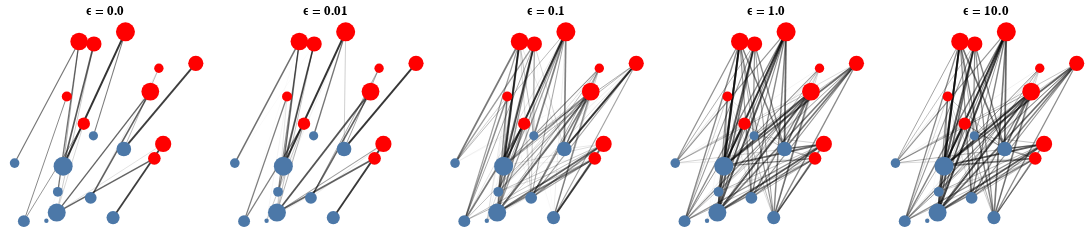

Notebook code for this chart:
### Markdown cell above
### 4. Visual Comparison of Transport Plans for Varying $\epsilon$

### Code cell
local v
for (ϵ,γ) in zip(ϵs,γs)
   if ϵ == 0
        v = PlotOT(μ,ν,γ,title=string("ϵ = ",ϵ))
    else
        v = hcat(v,PlotOT(μ,ν,γ,title=string("ϵ = ",ϵ)))
    end
end
v

### Figure 1 — Vega-Lite specification as saved in the notebook (floating-point values rounded to 4 significant figures; data arrays with more than 128 entries replaced by an {"elided": "..."} marker saying what was removed)
{"hconcat": [{"hconcat": [{"hconcat": [{"hconcat": [{"layer": [{"data": {"values": {"elided": "200 records"}}, "encoding": {"detail": {"field": "pe", "type": "ordinal"}, "opacity": {"field": "ew", "legend": null, "type": "quantitative"}, "size": {"field": "ew", "legend": null, "scale": {"range": [0, 2]}, "type": "ordinal"}, "x": {"axis": null, "field": "edges_x", "type": "quantitative"}, "y": {"axis": null, "field": "edges_y", "type": "quantitative"}}, "height": 200, "mark": {"clip": false, "color": "black", "type": "line"}, "width": 200}, {"data": {"values": [{"size": 0.1646, "x": 0.9422, "y": 1.387}, {"size": 0.07129, "x": 1.144, "y": 0.5025}, {"size": 0.03846, "x": 1.176, "y": 1.133}, {"size": 0.04453, "x": 0.5322, "y": 0.9356}, {"size": 0.1042, "x": 1.434, "y": 1.167}, {"size": 0.06956, "x": 0.6509, "y": 0.745}, {"size": 0.1407, "x": 0.6184, "y": 1.319}, {"size": 0.1192, "x": 1.206, "y": 0.6035}, {"size": 0.1039, "x": 0.7219, "y": 1.302}, {"size": 0.1436, "x": 1.116, "y": 0.9695}]}, "encoding": {"size": {"field": "size", "legend": null, "title": null, "type": "q"}, "x": {"axis": null, "field": "x", "title": null, "type": "quantitative"}, "y": {"axis": null, "field": "y", "title": null, "type": "quantitative"}}, "height": 200, "mark": {"color": "red", "opacity": 1, "type": "circle"}, "width": 200}, {"data": {"values": [{"size": 0.05757, "x": 0.4693, "y": 0.2684}, {"size": 0.08584, "x": 0.2319, "y": 0.06353}, {"size": 0.2227, "x": 0.5065, "y": 0.4482}, {"size": 0.199, "x": 0.4617, "y": 0.1236}, {"size": 0.009347, "x": 0.3893, "y": 0.06635}, {"size": 0.08458, "x": 0.6993, "y": 0.2266}, {"size": 0.05523, "x": 0.1671, "y": 0.4696}, {"size": 0.05043, "x": 0.7181, "y": 0.6602}, {"size": 0.1313, "x": 0.931, "y": 0.5682}, {"size": 0.104, "x": 0.8557, "y": 0.08836}]}, "encoding": {"size": {"field": "size", "legend": null, "title": null, "type": "q"}, "x": {"axis": null, "field": "x", "title": null, "type": "quantitative"}, "y": {"axis": null, "field": "y", "title": null, "type": "quantitative"}}, "height": 200, "mark": {"opacity": 1, "type": "circle"}, "width": 200}], "title": "ϵ = 0.0", "view": {"stroke": null}}, {"layer": [{"data": {"values": {"elided": "200 records"}}, "encoding": {"detail": {"field": "pe", "type": "ordinal"}, "opacity": {"field": "ew", "legend": null, "type": "quantitative"}, "size": {"field": "ew", "legend": null, "scale": {"range": [0, 2]}, "type": "ordinal"}, "x": {"axis": null, "field": "edges_x", "type": "quantitative"}, "y": {"axis": null, "field": "edges_y", "type": "quantitative"}}, "height": 200, "mark": {"clip": false, "color": "black", "type": "line"}, "width": 200}, {"data": {"values": [{"size": 0.1646, "x": 0.9422, "y": 1.387}, {"size": 0.07129, "x": 1.144, "y": 0.5025}, {"size": 0.03846, "x": 1.176, "y": 1.133}, {"size": 0.04453, "x": 0.5322, "y": 0.9356}, {"size": 0.1042, "x": 1.434, "y": 1.167}, {"size": 0.06956, "x": 0.6509, "y": 0.745}, {"size": 0.1407, "x": 0.6184, "y": 1.319}, {"size": 0.1192, "x": 1.206, "y": 0.6035}, {"size": 0.1039, "x": 0.7219, "y": 1.302}, {"size": 0.1436, "x": 1.116, "y": 0.9695}]}, "encoding": {"size": {"field": "size", "legend": null, "title": null, "type": "q"}, "x": {"axis": null, "field": "x", "title": null, "type": "quantitative"}, "y": {"axis": null, "field": "y", "title": null, "type": "quantitative"}}, "height": 200, "mark": {"color": "red", "opacity": 1, "type": "circle"}, "width": 200}, {"data": {"values": [{"size": 0.05757, "x": 0.4693, "y": 0.2684}, {"size": 0.08584, "x": 0.2319, "y": 0.06353}, {"size": 0.2227, "x": 0.5065, "y": 0.4482}, {"size": 0.199, "x": 0.4617, "y": 0.1236}, {"size": 0.009347, "x": 0.3893, "y": 0.06635}, {"size": 0.08458, "x": 0.6993, "y": 0.2266}, {"size": 0.05523, "x": 0.1671, "y": 0.4696}, {"size": 0.05043, "x": 0.7181, "y": 0.6602}, {"size": 0.1313, "x": 0.931, "y": 0.5682}, {"size": 0.104, "x": 0.8557, "y": 0.08836}]}, "encoding": {"size": {"field": "size", "legend": null, "title": null, "type": "q"}, "x": {"axis": null, "field": "x", "title": null, "type": "quantitative"}, "y": {"axis": null, "field": "y", "title": null, "type": "quantitative"}}, "height": 200, "mark": {"opacity": 1, "type": "circle"}, "width": 200}], "title": "ϵ = 0.01", "view": {"stroke": null}}]}, {"layer": [{"data": {"values": {"elided": "200 records"}}, "encoding": {"detail": {"field": "pe", "type": "ordinal"}, "opacity": {"field": "ew", "legend": null, "type": "quantitative"}, "size": {"field": "ew", "legend": null, "scale": {"range": [0, 2]}, "type": "ordinal"}, "x": {"axis": null, "field": "edges_x", "type": "quantitative"}, "y": {"axis": null, "field": "edges_y", "type": "quantitative"}}, "height": 200, "mark": {"clip": false, "color": "black", "type": "line"}, "width": 200}, {"data": {"values": [{"size": 0.1646, "x": 0.9422, "y": 1.387}, {"size": 0.07129, "x": 1.144, "y": 0.5025}, {"size": 0.03846, "x": 1.176, "y": 1.133}, {"size": 0.04453, "x": 0.5322, "y": 0.9356}, {"size": 0.1042, "x": 1.434, "y": 1.167}, {"size": 0.06956, "x": 0.6509, "y": 0.745}, {"size": 0.1407, "x": 0.6184, "y": 1.319}, {"size": 0.1192, "x": 1.206, "y": 0.6035}, {"size": 0.1039, "x": 0.7219, "y": 1.302}, {"size": 0.1436, "x": 1.116, "y": 0.9695}]}, "encoding": {"size": {"field": "size", "legend": null, "title": null, "type": "q"}, "x": {"axis": null, "field": "x", "title": null, "type": "quantitative"}, "y": {"axis": null, "field": "y", "title": null, "type": "quantitative"}}, "height": 200, "mark": {"color": "red", "opacity": 1, "type": "circle"}, "width": 200}, {"data": {"values": [{"size": 0.05757, "x": 0.4693, "y": 0.2684}, {"size": 0.08584, "x": 0.2319, "y": 0.06353}, {"size": 0.2227, "x": 0.5065, "y": 0.4482}, {"size": 0.199, "x": 0.4617, "y": 0.1236}, {"size": 0.009347, "x": 0.3893, "y": 0.06635}, {"size": 0.08458, "x": 0.6993, "y": 0.2266}, {"size": 0.05523, "x": 0.1671, "y": 0.4696}, {"size": 0.05043, "x": 0.7181, "y": 0.6602}, {"size": 0.1313, "x": 0.931, "y": 0.5682}, {"size": 0.104, "x": 0.8557, "y": 0.08836}]}, "encoding": {"size": {"field": "size", "legend": null, "title": null, "type": "q"}, "x": {"axis": null, "field": "x", "title": null, "type": "quantitative"}, "y": {"axis": null, "field": "y", "title": null, "type": "quantitative"}}, "height": 200, "mark": {"opacity": 1, "type": "circle"}, "width": 200}], "title": "ϵ = 0.1", "view": {"stroke": null}}]}, {"layer": [{"data": {"values": {"elided": "200 records"}}, "encoding": {"detail": {"field": "pe", "type": "ordinal"}, "opacity": {"field": "ew", "legend": null, "type": "quantitative"}, "size": {"field": "ew", "legend": null, "scale": {"range": [0, 2]}, "type": "ordinal"}, "x": {"axis": null, "field": "edges_x", "type": "quantitative"}, "y": {"axis": null, "field": "edges_y", "type": "quantitative"}}, "height": 200, "mark": {"clip": false, "color": "black", "type": "line"}, "width": 200}, {"data": {"values": [{"size": 0.1646, "x": 0.9422, "y": 1.387}, {"size": 0.07129, "x": 1.144, "y": 0.5025}, {"size": 0.03846, "x": 1.176, "y": 1.133}, {"size": 0.04453, "x": 0.5322, "y": 0.9356}, {"size": 0.1042, "x": 1.434, "y": 1.167}, {"size": 0.06956, "x": 0.6509, "y": 0.745}, {"size": 0.1407, "x": 0.6184, "y": 1.319}, {"size": 0.1192, "x": 1.206, "y": 0.6035}, {"size": 0.1039, "x": 0.7219, "y": 1.302}, {"size": 0.1436, "x": 1.116, "y": 0.9695}]}, "encoding": {"size": {"field": "size", "legend": null, "title": null, "type": "q"}, "x": {"axis": null, "field": "x", "title": null, "type": "quantitative"}, "y": {"axis": null, "field": "y", "title": null, "type": "quantitative"}}, "height": 200, "mark": {"color": "red", "opacity": 1, "type": "circle"}, "width": 200}, {"data": {"values": [{"size": 0.05757, "x": 0.4693, "y": 0.2684}, {"size": 0.08584, "x": 0.2319, "y": 0.06353}, {"size": 0.2227, "x": 0.5065, "y": 0.4482}, {"size": 0.199, "x": 0.4617, "y": 0.1236}, {"size": 0.009347, "x": 0.3893, "y": 0.06635}, {"size": 0.08458, "x": 0.6993, "y": 0.2266}, {"size": 0.05523, "x": 0.1671, "y": 0.4696}, {"size": 0.05043, "x": 0.7181, "y": 0.6602}, {"size": 0.1313, "x": 0.931, "y": 0.5682}, {"size": 0.104, "x": 0.8557, "y": 0.08836}]}, "encoding": {"size": {"field": "size", "legend": null, "title": null, "type": "q"}, "x": {"axis": null, "field": "x", "title": null, "type": "quantitative"}, "y": {"axis": null, "field": "y", "title": null, "type": "quantitative"}}, "height": 200, "mark": {"opacity": 1, "type": "circle"}, "width": 200}], "title": "ϵ = 1.0", "view": {"stroke": null}}]}, {"layer": [{"data": {"values": {"elided": "200 records"}}, "encoding": {"detail": {"field": "pe", "type": "ordinal"}, "opacity": {"field": "ew", "legend": null, "type": "quantitative"}, "size": {"field": "ew", "legend": null, "scale": {"range": [0, 2]}, "type": "ordinal"}, "x": {"axis": null, "field": "edges_x", "type": "quantitative"}, "y": {"axis": null, "field": "edges_y", "type": "quantitative"}}, "height": 200, "mark": {"clip": false, "color": "black", "type": "line"}, "width": 200}, {"data": {"values": [{"size": 0.1646, "x": 0.9422, "y": 1.387}, {"size": 0.07129, "x": 1.144, "y": 0.5025}, {"size": 0.03846, "x": 1.176, "y": 1.133}, {"size": 0.04453, "x": 0.5322, "y": 0.9356}, {"size": 0.1042, "x": 1.434, "y": 1.167}, {"size": 0.06956, "x": 0.6509, "y": 0.745}, {"size": 0.1407, "x": 0.6184, "y": 1.319}, {"size": 0.1192, "x": 1.206, "y": 0.6035}, {"size": 0.1039, "x": 0.7219, "y": 1.302}, {"size": 0.1436, "x": 1.116, "y": 0.9695}]}, "encoding": {"size": {"field": "size", "legend": null, "title": null, "type": "q"}, "x": {"axis": null, "field": "x", "title": null, "type": "quantitative"}, "y": {"axis": null, "field": "y", "title": null, "type": "quantitative"}}, "height": 200, "mark": {"color": "red", "opacity": 1, "type": "circle"}, "width": 200}, {"data": {"values": [{"size": 0.05757, "x": 0.4693, "y": 0.2684}, {"size": 0.08584, "x": 0.2319, "y": 0.06353}, {"size": 0.2227, "x": 0.5065, "y": 0.4482}, {"size": 0.199, "x": 0.4617, "y": 0.1236}, {"size": 0.009347, "x": 0.3893, "y": 0.06635}, {"size": 0.08458, "x": 0.6993, "y": 0.2266}, {"size": 0.05523, "x": 0.1671, "y": 0.4696}, {"size": 0.05043, "x": 0.7181, "y": 0.6602}, {"size": 0.1313, "x": 0.931, "y": 0.5682}, {"size": 0.104, "x": 0.8557, "y": 0.08836}]}, "encoding": {"size": {"field": "size", "legend": null, "title": null, "type": "q"}, "x": {"axis": null, "field": "x", "title": null, "type": "quantitative"}, "y": {"axis": null, "field": "y", "title": null, "type": "quantitative"}}, "height": 200, "mark": {"opacity": 1, "type": "circle"}, "width": 200}], "title": "ϵ = 10.0", "view": {"stroke": null}}]}
